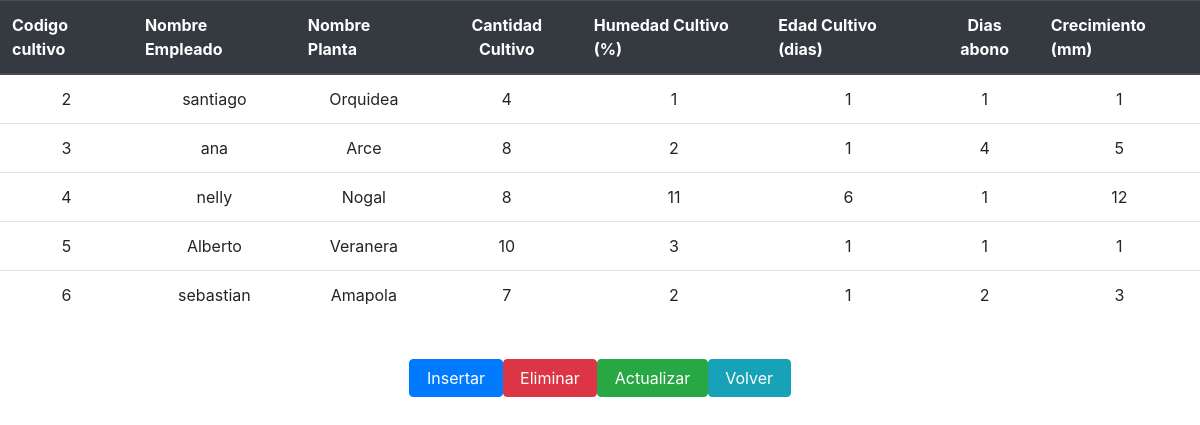
The app's page /Lista/lista_cultivo.php with its own data.
### tables this page shows
CREATE TABLE IF NOT EXISTS `cultivo` (
  `codigo_cultivo` int(11) NOT NULL AUTO_INCREMENT,
  `codigo_empleado` int(11) NOT NULL,
  `codigo_planta` int(11) NOT NULL,
  `cantidad_cultivo` int(11) NOT NULL DEFAULT '0',
  `humedad_cultivo` int(11) NOT NULL DEFAULT '0',
  `edad_cultivo` int(11) NOT NULL DEFAULT '0',
  `dias_abono` int(11) NOT NULL DEFAULT '0',
  `crecimiento` int(11) NOT NULL DEFAULT '0',
  `muerte` int(11) NOT NULL DEFAULT '0',
  `termino` int(11) NOT NULL DEFAULT '0',
  PRIMARY KEY (`codigo_cultivo`)
);

CREATE TABLE IF NOT EXISTS `empleado` (
  `codigo_empleado` int(11) NOT NULL AUTO_INCREMENT,
  `cedula` int(11) NOT NULL,
  `nombre` varchar(25) NOT NULL,
  `apellido1` varchar(25) NOT NULL,
  `apellido2` varchar(25) NOT NULL,
  `telefono` int(11) NOT NULL,
  `eliminar` int(11) NOT NULL,
  PRIMARY KEY (`codigo_empleado`)
);

CREATE TABLE IF NOT EXISTS `planta` (
  `codigo_planta` int(11) NOT NULL AUTO_INCREMENT,
  `nombre` varchar(25) NOT NULL,
  `genero` varchar(25) NOT NULL,
  `familia` varchar(25) NOT NULL,
  `tipo_planta` varchar(25) NOT NULL,
  `cantidad_semilla` int(11) NOT NULL DEFAULT '0',
  `cantidad_flor` int(11) NOT NULL DEFAULT '0',
  `precio_venta` int(11) NOT NULL DEFAULT '0',
  `eliminar` int(11) NOT NULL DEFAULT '0',
  PRIMARY KEY (`codigo_planta`)
);

### Lista/lista_cultivo.php (the view, shortened to what this page needs)
<!DOCTYPE html>
<html>
	<head>
                <link rel="stylesheet" href="../css/bootstrap.min.css">
	</head>
	<body>
                    <div>
                    <table  align = " center "  class = " table ">
                        <thead  class = " thead-dark ">
                            <tr>
                                <th  class = " thead-dark "  scope = " col " > <centro > Codigo cultivo </center > </th >
                                <th  class = " thead-dark "  scope = " col " > <centro > Nombre Empleado </center > </th >
                                <th  class = " thead-dark "  scope = " col " > <centro > Nombre Planta </center > </th >
                                <th  class = " thead-dark "  scope = " col " > <center > Cantidad Cultivo </center > </th >
                                <th  class = " thead-dark "  scope = " col " > <centro > Humedad Cultivo (%)</center > </th >
                                <th  class = " thead-dark "  scope = " col " > <centro > Edad Cultivo (dias)</center > </th >
                                <th  class = " thead-dark "  scope = " col " > <center > Dias abono </center > </th >
                                <th  class = " thead-dark "  scope = " col " > <centro > Crecimiento (mm) </center > </th >
                            </tr >
                            </thead >
					<?php
						require ( '../conexion.php' );
						$query="SELECT codigo_cultivo, empleado.nombre, planta.nombre,cantidad_cultivo,humedad_cultivo,edad_cultivo,dias_abono,crecimiento FROM cultivo INNER JOIN empleado ON cultivo.codigo_empleado = empleado.codigo_empleado INNER JOIN planta ON cultivo.codigo_planta = planta.codigo_planta WHERE (muerte = 0 AND termino = 0)";
						$resultado = mysqli_query($link,$query);
						while ( $extraido =  mysqli_fetch_array ( $resultado )) {
							echo  " <tr align = 'center'> <td> " . $extraido [ 0 ] . " </td> " ;
							echo  " <td> " . $extraido [ 1 ] . " </td> " ;
							echo  " <td> " . $extraido [ 2 ] . " </td> " ;
							echo  " <td> " . $extraido [ 3 ] . " </td> " ;
							echo  " <td> " . $extraido [ 4 ] . " </td> " ;
							echo  " <td> " . $extraido [ 5 ] . " </td> " ;
							echo  " <td> " . $extraido [ 6 ] . " </td> " ;
							echo  " <td> " . $extraido [ 7 ] . " </td> " ;
						}
					?>
			</table >
                    <center> <table align="center">
				<BR>
				<tr>
                                        <input type="button" name="insert" value=" Insertar " class="btn btn-primary" onclick="window.location.href='../HTML/insertar_cultivo.php'">
                                        <input type="button" name="delete" value=" Eliminar " class="btn btn-danger" onclick="window.location.href='../Eliminar/eliminarCultivo_Select.php'">
                                        <input type="button" name="delete" value=" Actualizar " class="btn btn-success" onclick="window.location.href='../Actualizar/actualizar_cultivo.php'">
                                        <input type="button" name="volver" value=" Volver " class="btn btn-info" onclick="window.location.href='../index.php'">
				</tr>
			</table>
			</center>
		</div>
	</body>
</html>

### records on screen
cultivo: codigo_cultivo "2", empleado.nombre "santiago", planta.nombre "Orquidea", cantidad_cultivo "4", humedad_cultivo "1", edad_cultivo "1", dias_abono "1", crecimiento "1"
cultivo: codigo_cultivo "3", empleado.nombre "ana", planta.nombre "Arce", cantidad_cultivo "8", humedad_cultivo "2", edad_cultivo "1", dias_abono "4", crecimiento "5"
cultivo: codigo_cultivo "4", empleado.nombre "nelly", planta.nombre "Nogal", cantidad_cultivo "8", humedad_cultivo "11", edad_cultivo "6", dias_abono "1", crecimiento "12"
cultivo: codigo_cultivo "5", empleado.nombre "Alberto", planta.nombre "Veranera", cantidad_cultivo "10", humedad_cultivo "3", edad_cultivo "1", dias_abono "1", crecimiento "1"
cultivo: codigo_cultivo "6", empleado.nombre "sebastian", planta.nombre "Amapola", cantidad_cultivo "7", humedad_cultivo "2", edad_cultivo "1", dias_abono "2", crecimiento "3"
